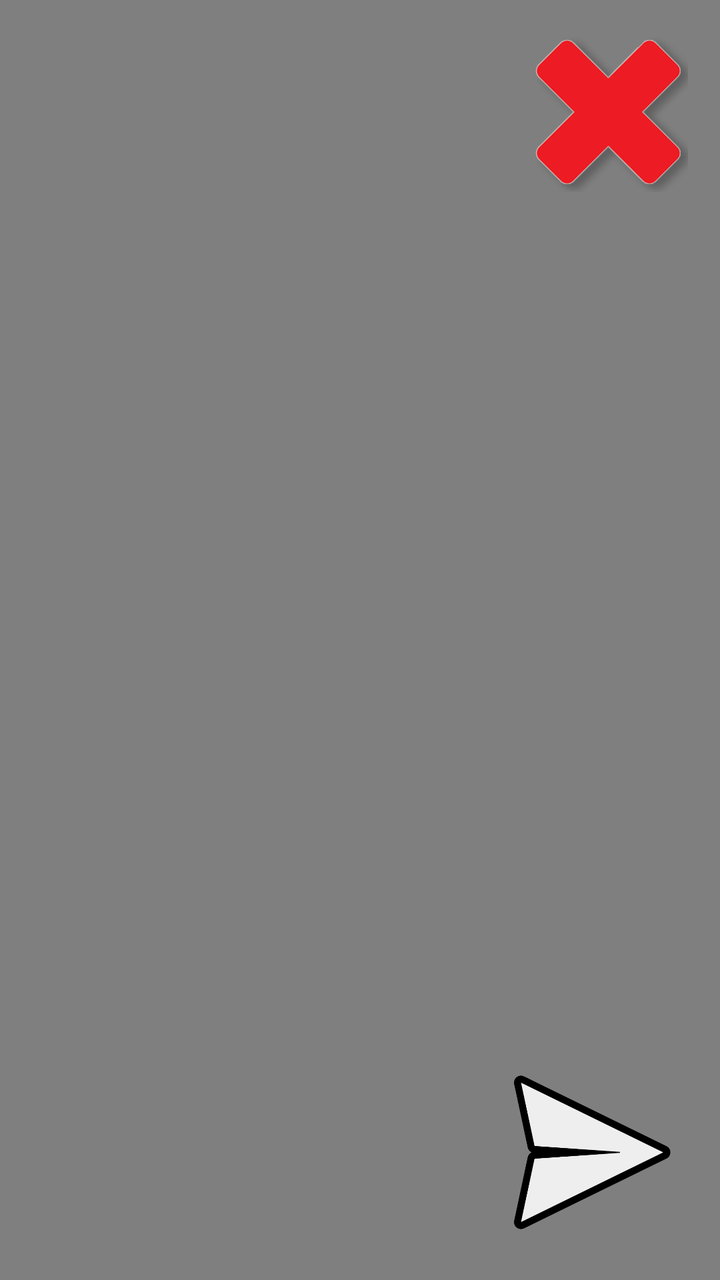
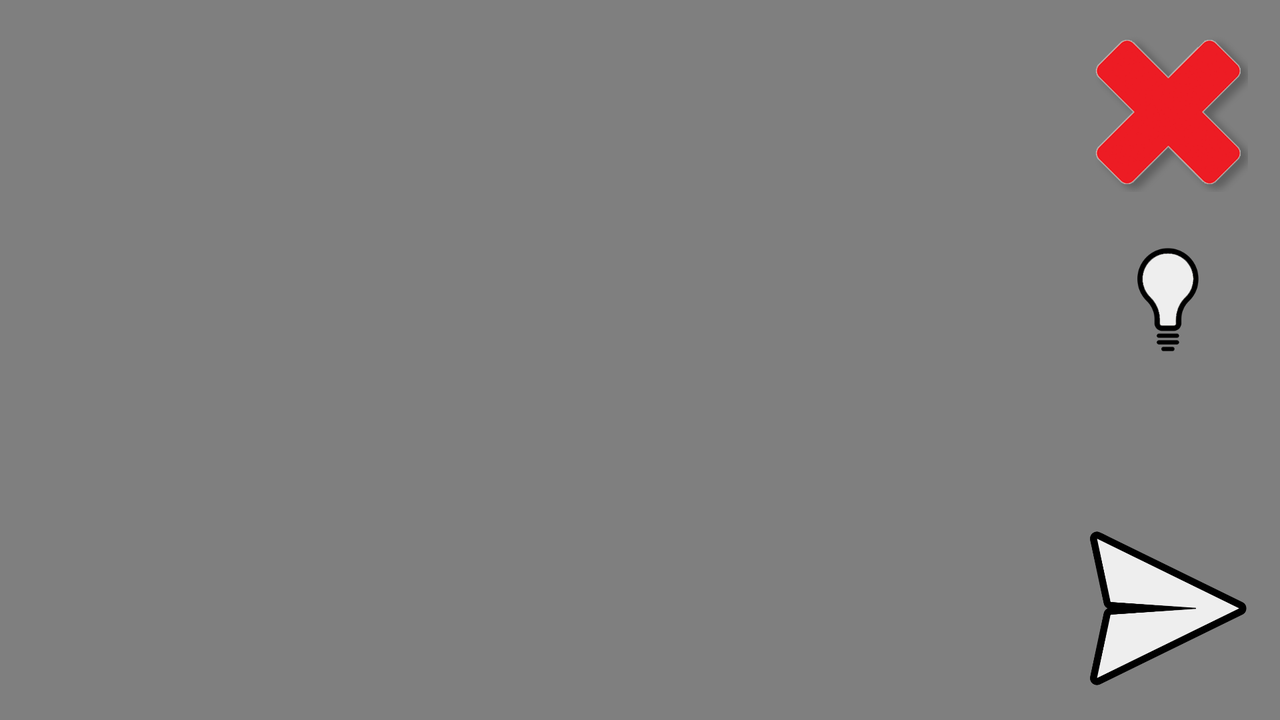

An Android layout and its configuration variant, each rendered on a device that would load it. The default file and the variant file are quoted in full after the pictures.
<!-- AndroidManifest.xml: application theme AppTheme.NoActionBar -->
<!-- res/layout/activity_capture.xml -->
<?xml version="1.0" encoding="utf-8"?>
<androidx.constraintlayout.widget.ConstraintLayout xmlns:android="http://schemas.android.com/apk/res/android"
    xmlns:app="http://schemas.android.com/apk/res-auto"
    xmlns:tools="http://schemas.android.com/tools"
    android:layout_width="match_parent"
    android:layout_height="match_parent"
    tools:context=".messages.capturingMedia.CaptureActivity">

    <TextureView
        android:id="@+id/cameraView"
        android:layout_width="match_parent"
        android:layout_height="match_parent"
        app:layout_constraintBottom_toBottomOf="parent"
        app:layout_constraintEnd_toEndOf="parent"
        app:layout_constraintHorizontal_bias="1.0"
        app:layout_constraintStart_toStartOf="parent"
        app:layout_constraintTop_toTopOf="parent"
        app:layout_constraintVertical_bias="1.0" />

    <ImageButton
        android:id="@+id/btnTakeVideo"
        android:layout_width="80dp"
        android:layout_height="80dp"
        android:layout_marginTop="607dp"
        android:layout_marginBottom="24dp"
        android:layout_marginLeft="20dp"
        android:background="@null"
        android:scaleType="fitCenter"
        app:layout_constraintBottom_toBottomOf="@+id/cameraView"
        app:layout_constraintEnd_toStartOf="@+id/cameraView"
        app:layout_constraintHorizontal_bias="0.5"
        app:layout_constraintStart_toEndOf="@+id/btnTakePhoto"
        app:layout_constraintTop_toTopOf="@+id/cameraView"
        app:layout_constraintVertical_bias="1.0"
        app:srcCompat="@drawable/video_icon" />

    <ImageButton
        android:id="@+id/btnTakePhoto"
        android:layout_width="80dp"
        android:layout_height="80dp"
        android:layout_marginTop="607dp"
        android:layout_marginRight="20dp"
        android:layout_marginBottom="24dp"
        android:background="@null"
        android:scaleType="fitCenter"
        app:layout_constraintBottom_toBottomOf="@+id/cameraView"
        app:layout_constraintEnd_toStartOf="@+id/btnTakeVideo"
        app:layout_constraintHorizontal_bias="0.5"
        app:layout_constraintStart_toEndOf="@+id/cameraView"
        app:layout_constraintTop_toTopOf="@+id/cameraView"
        app:layout_constraintVertical_bias="1.0"
        app:srcCompat="@drawable/camera_icon" />

    <ImageButton
        android:id="@+id/btnStopVideo"
        android:layout_width="80dp"
        android:layout_height="80dp"
        android:layout_marginBottom="24dp"
        android:background="@null"
        android:scaleType="fitCenter"
        app:layout_constraintBottom_toBottomOf="@+id/cameraView"
        app:layout_constraintEnd_toEndOf="parent"
        app:layout_constraintHorizontal_bias="0.498"
        app:layout_constraintStart_toStartOf="parent"
        app:layout_constraintTop_toTopOf="parent"
        app:layout_constraintVertical_bias="1.0"
        app:srcCompat="@drawable/stop_icon" />

    <ImageView
        android:id="@+id/capturedImageView"
        android:layout_width="match_parent"
        android:layout_height="match_parent"
        app:layout_constraintBottom_toBottomOf="parent"
        app:layout_constraintEnd_toEndOf="parent"
        app:layout_constraintStart_toStartOf="parent"
        app:layout_constraintTop_toTopOf="parent"
        android:scaleType="fitXY"
        app:srcCompat="@drawable/camera_icon" />

    <VideoView
        android:id="@+id/capturedVideoView"
        android:layout_width="0dp"
        android:layout_height="0dp"
        android:scaleType="fitCenter"
        app:layout_constraintBottom_toBottomOf="parent"
        app:layout_constraintEnd_toEndOf="parent"
        app:layout_constraintStart_toStartOf="parent"
        app:layout_constraintTop_toTopOf="parent"
        app:srcCompat="@drawable/video_icon" />

    <ImageButton
        android:id="@+id/btnCancel"
        android:layout_width="80dp"
        android:layout_height="80dp"
        android:layout_marginTop="16dp"
        android:layout_marginEnd="16dp"
        android:background="@null"
        android:scaleType="fitCenter"
        app:layout_constraintEnd_toEndOf="parent"
        app:layout_constraintTop_toTopOf="parent"
        app:srcCompat="@drawable/cancel_red_shadow_icon" />

    <ImageButton
        android:id="@+id/btnEnterMessageActivity"
        android:layout_width="80dp"
        android:layout_height="80dp"
        android:layout_marginEnd="24dp"
        android:layout_marginBottom="24dp"
        android:background="@null"
        android:scaleType="fitCenter"
        app:layout_constraintBottom_toBottomOf="parent"
        app:layout_constraintEnd_toEndOf="parent"
        app:srcCompat="@drawable/send_icon" />


</androidx.constraintlayout.widget.ConstraintLayout>
<!-- resources referenced by this layout -->
<resources>
  <!-- drawable camera_icon: png bitmap (drawable, 40618 bytes) -->
  <!-- drawable cancel_red_shadow_icon: png bitmap (drawable, 66263 bytes) -->
  <!-- drawable send_icon: png bitmap (drawable, 40108 bytes) -->
  <!-- drawable stop_icon: png bitmap (drawable, 64860 bytes) -->
  <!-- drawable video_icon: png bitmap (drawable, 29322 bytes) -->
  <style name="AppTheme.NoActionBar">
          <item name="windowActionBar">false</item>
          <item name="windowNoTitle">true</item>
      </style>
</resources>
<!-- res/layout-land/activity_capture.xml (the repository's variant of the layout above) -->
<!-- drawn on the phone turned sideways -->
<?xml version="1.0" encoding="utf-8"?>
<androidx.constraintlayout.widget.ConstraintLayout xmlns:android="http://schemas.android.com/apk/res/android"
    xmlns:app="http://schemas.android.com/apk/res-auto"
    xmlns:tools="http://schemas.android.com/tools"
    android:layout_width="match_parent"
    android:layout_height="match_parent"
    tools:context=".messages.capturingMedia.CaptureActivity">

    <TextureView
        android:id="@+id/cameraView"
        android:layout_width="match_parent"
        android:layout_height="match_parent"
        app:layout_constraintBottom_toBottomOf="parent"
        app:layout_constraintEnd_toEndOf="parent"
        app:layout_constraintStart_toStartOf="@+id/capturedImageView"
        app:layout_constraintTop_toTopOf="parent" />

    <ImageButton
        android:id="@+id/btnTakeVideo"
        android:layout_width="80dp"
        android:layout_height="80dp"
        android:layout_marginLeft="20dp"
        android:layout_marginTop="607dp"
        android:layout_marginBottom="24dp"
        android:background="@null"
        android:scaleType="fitCenter"
        app:layout_constraintBottom_toBottomOf="@+id/cameraView"
        app:layout_constraintEnd_toStartOf="@+id/cameraView"
        app:layout_constraintHorizontal_bias="0.5"
        app:layout_constraintStart_toEndOf="@+id/btnTakePhoto"
        app:layout_constraintTop_toTopOf="@+id/cameraView"
        app:layout_constraintVertical_bias="1.0"
        app:srcCompat="@drawable/video_icon" />

    <ImageButton
        android:id="@+id/btnTakePhoto"
        android:layout_width="80dp"
        android:layout_height="80dp"
        android:layout_marginTop="607dp"
        android:layout_marginRight="20dp"
        android:layout_marginBottom="24dp"
        android:background="@null"
        android:scaleType="fitCenter"
        app:layout_constraintBottom_toBottomOf="@+id/cameraView"
        app:layout_constraintEnd_toStartOf="@+id/btnTakeVideo"
        app:layout_constraintHorizontal_bias="0.5"
        app:layout_constraintStart_toEndOf="@+id/cameraView"
        app:layout_constraintTop_toTopOf="@+id/cameraView"
        app:layout_constraintVertical_bias="1.0"
        app:srcCompat="@drawable/camera_icon" />

    <ImageButton
        android:id="@+id/btnStopVideo"
        android:layout_width="80dp"
        android:layout_height="80dp"
        android:layout_marginBottom="24dp"
        android:background="@null"
        android:scaleType="fitCenter"
        app:layout_constraintBottom_toBottomOf="@+id/cameraView"
        app:layout_constraintEnd_toEndOf="parent"
        app:layout_constraintHorizontal_bias="0.498"
        app:layout_constraintStart_toStartOf="parent"
        app:layout_constraintTop_toTopOf="parent"
        app:layout_constraintVertical_bias="1.0"
        app:srcCompat="@drawable/stop_icon" />

    <ImageView
        android:id="@+id/capturedImageView"
        android:layout_width="0dp"
        android:layout_height="0dp"
        android:scaleType="fitXY"
        app:layout_constraintBottom_toBottomOf="parent"
        app:layout_constraintEnd_toEndOf="parent"
        app:layout_constraintStart_toStartOf="parent"
        app:layout_constraintTop_toTopOf="parent"
        app:srcCompat="@drawable/camera_icon" />

    <VideoView
        android:id="@+id/capturedVideoView"
        android:layout_width="0dp"
        android:layout_height="0dp"
        android:scaleType="fitCenter"
        app:layout_constraintBottom_toBottomOf="parent"
        app:layout_constraintEnd_toEndOf="parent"
        app:layout_constraintHorizontal_bias="0.0"
        app:layout_constraintStart_toStartOf="parent"
        app:layout_constraintTop_toTopOf="parent"
        app:layout_constraintVertical_bias="0.0"
        app:srcCompat="@drawable/video_icon" />

    <ImageButton
        android:id="@+id/btnFrontFacingCamera"
        android:layout_width="80dp"
        android:layout_height="80dp"
        android:layout_marginTop="8dp"
        android:layout_marginEnd="16dp"
        android:background="@null"
        android:scaleType="fitCenter"
        app:layout_constraintEnd_toEndOf="parent"
        app:layout_constraintTop_toBottomOf="@+id/btnCancel"
        app:srcCompat="@drawable/bulb_off_icon" />

    <ImageButton
        android:id="@+id/btnCancel"
        android:layout_width="80dp"
        android:layout_height="80dp"
        android:layout_marginTop="16dp"
        android:layout_marginEnd="16dp"
        android:background="@null"
        android:scaleType="fitCenter"
        app:layout_constraintEnd_toEndOf="parent"
        app:layout_constraintTop_toTopOf="parent"
        app:srcCompat="@drawable/cancel_red_shadow_icon"/>

    <ImageButton
        android:id="@+id/btnEnterMessageActivity"
        android:layout_width="80dp"
        android:layout_height="80dp"
        android:layout_marginEnd="16dp"
        android:layout_marginBottom="16dp"
        android:background="@null"
        android:scaleType="fitCenter"
        app:layout_constraintBottom_toBottomOf="parent"
        app:layout_constraintEnd_toEndOf="parent"
        app:srcCompat="@drawable/send_icon" />




</androidx.constraintlayout.widget.ConstraintLayout>
<!-- resources referenced by the variant -->
<!-- as the phone turned sideways resolves them -->
<resources>
  <!-- drawable bulb_off_icon: png bitmap (drawable, 23166 bytes) -->
  <!-- drawable camera_icon: png bitmap (drawable, 40618 bytes) -->
  <!-- drawable cancel_red_shadow_icon: png bitmap (drawable, 66263 bytes) -->
  <!-- drawable send_icon: png bitmap (drawable, 40108 bytes) -->
  <!-- drawable stop_icon: png bitmap (drawable, 64860 bytes) -->
  <!-- drawable video_icon: png bitmap (drawable, 29322 bytes) -->
  <style name="AppTheme.NoActionBar">
          <item name="windowActionBar">false</item>
          <item name="windowNoTitle">true</item>
      </style>
</resources>
